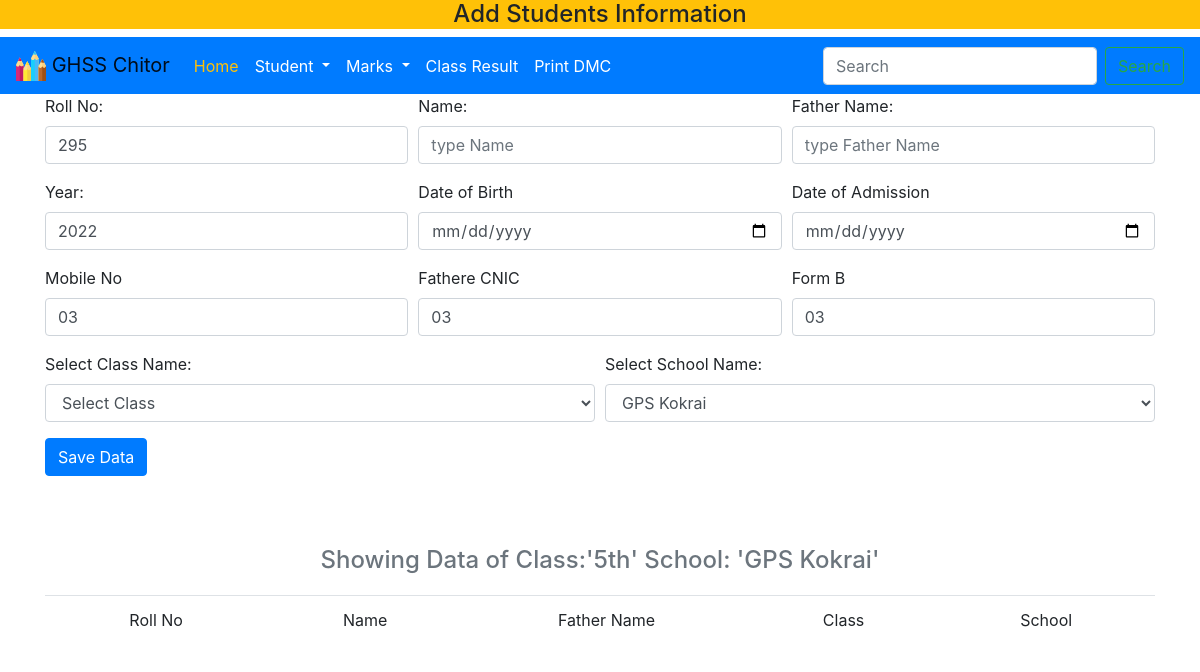
The app's page /add_student.php, older data.
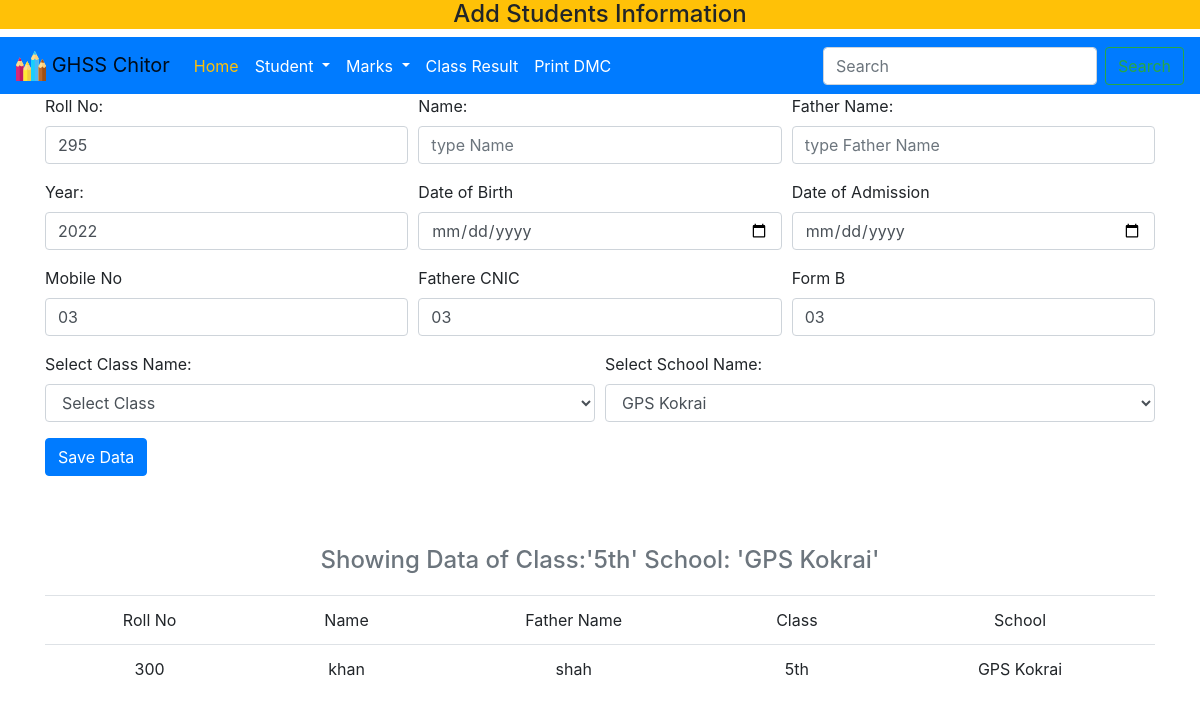
The same page, newer data.
### tables this page shows
CREATE TABLE IF NOT EXISTS `students_info` (
  `Roll_No` int(11) NOT NULL,
  `Name` varchar(100) NOT NULL,
  `FName` varchar(100) NOT NULL,
  `Mobile` varchar(12) NOT NULL DEFAULT '03',
  `School` varchar(200) NOT NULL DEFAULT 'GHSS CHITOR',
  `Class` enum('5th','6th A','6th B','7th','8th A','8th B','8th','10th A','10th B','9th A','9th B','6th','7th A','7th B','kg','1st','2nd','3rd','4th') NOT NULL,
  `Class_Position` varchar(20) DEFAULT NULL,
  `Year` year(4) NOT NULL,
  `Dob` date DEFAULT NULL,
  `Date_Admission` date DEFAULT NULL,
  `Mobile_No` varchar(14) DEFAULT NULL,
  `FCnic` int(15) DEFAULT NULL,
  `Form_B` varchar(15) NOT NULL,
  `Status` int(11) NOT NULL DEFAULT '1',
  PRIMARY KEY (`Roll_No`)
);

### add_student.php (the view, shortened to what this page needs)
<?php
  require_once('sand_box.php');
  $link=connect();
?>
</head>
<body>
  <div class="bg-warning text-center">
    <h4>Add Students Information</h4>
  </div>
  <?php require_once('nav.php');?>
  <div class="container">
    <div class="row">
      <div class="col-md-12 ">
        <form class="" action="#" method="GET" >
            <div class="form-row">
              <div class="form-group col-md-4">
                <label for="name">Roll No:</label> <span id="aj_result" class="text-danger" ></span>
                <input type="number" class="form-control" id="rollno" name="rollno" placeholder="type Roll No" min="1" value="295" autofocus required onfocusout="check_roll_no_student()">
              </div>
             <div class="form-group col-md-4">
                <label for="name">Name:</label>
                <input type="text" class="form-control" id="name" name="name" placeholder="type Name"required>
              </div>
            <div class="form-group col-md-4">
              <label for="fname">Father Name:</label>
              <input type="text" class="form-control" id="fname" name="fname" placeholder="type Father Name" required>
            </div>
            <div class="form-group col-md-4">
              <label for="year">Year:</label>
              <input type="number" class="form-control" id="year" name="year" min="2021" max="2030" step="1" value="2022" placeholder="type year" required>
            </div>
              <div class="form-group col-md-4">
              <label for="dob">Date of Birth</label>
              <input type="date" class="form-control" id="dob" name="dob" min="2000" max="2030" step="1" value="2022" placeholder="type date of birth">
            </div>
               <div class="form-group col-md-4">
              <label for="admission">Date of Admission</label>
              <input type="date" class="form-control" id="admission" name="date_admission" min="2000" max="2030" step="1" value="2022" placeholder="type date of admission">
            </div>
                <div class="form-group col-md-4">
              <label for="mobile">Mobile No</label>
              <input type="text" class="form-control" id="mobile" name="mobile_no" value="03" placeholder="type mobile no" >
            </div>
                 <div class="form-group col-md-4">
              <label for="fcnic">Fathere CNIC </label>
              <input type="text" class="form-control" id="fcnic" name="fcnic" value="03" placeholder="type father cnic no" >
            </div>
                 <div class="form-group col-md-4">
              <label for="formb">Form B</label>
              <input type="text" class="form-control" id="formb" name="formb" value="03" placeholder="type student form b no" >
            </div>
           </div>
          <div class="form-row">
          </div>
            <button type="submit" name="submit" class="btn btn-primary">Save Data</button>
          </form>
        </div>
      </div>
      <?php
        $show_class="'5th'";
        $show_school="'GPS Kokrai'";
      ?>
      <br>
      <br>
      <div class="row">
        <div class="col-md-12">
          <table class="table">
            <caption style="caption-side: top"> <h4> <?php echo "Showing Data of Class:$show_class School: $show_school";?></h4></caption>
            <tr> <td> Roll No </td> <td> Name </td> <td> Father Name </td> <td> Class </td><td> School</td> </tr>
            <?php
              $qs="Select * from students_info WHERE Class=".$show_class."AND school=".$show_school."order by Roll_No ASC";
              $qr=mysqli_query($link,$qs)or die('error:'.mysqli_error($link));
              while($qfa=mysqli_fetch_assoc($qr))
              {
                echo  '<tr><td>'.$qfa['Roll_No']. '</td><td>'.$qfa['Name']. '</td><td>'.$qfa['FName']. '</td><td>'.$qfa['Class'].'<td>'.$qfa['School']. '</td></td></tr>';
              }
            ?>
          </table>
        </div>
      </div>
    </div>

Row changes from the older to the newer data that the page shows:
added students_info: Roll_No "300", Name "khan", FName "shah", Class "5th", School "GPS Kokrai"
